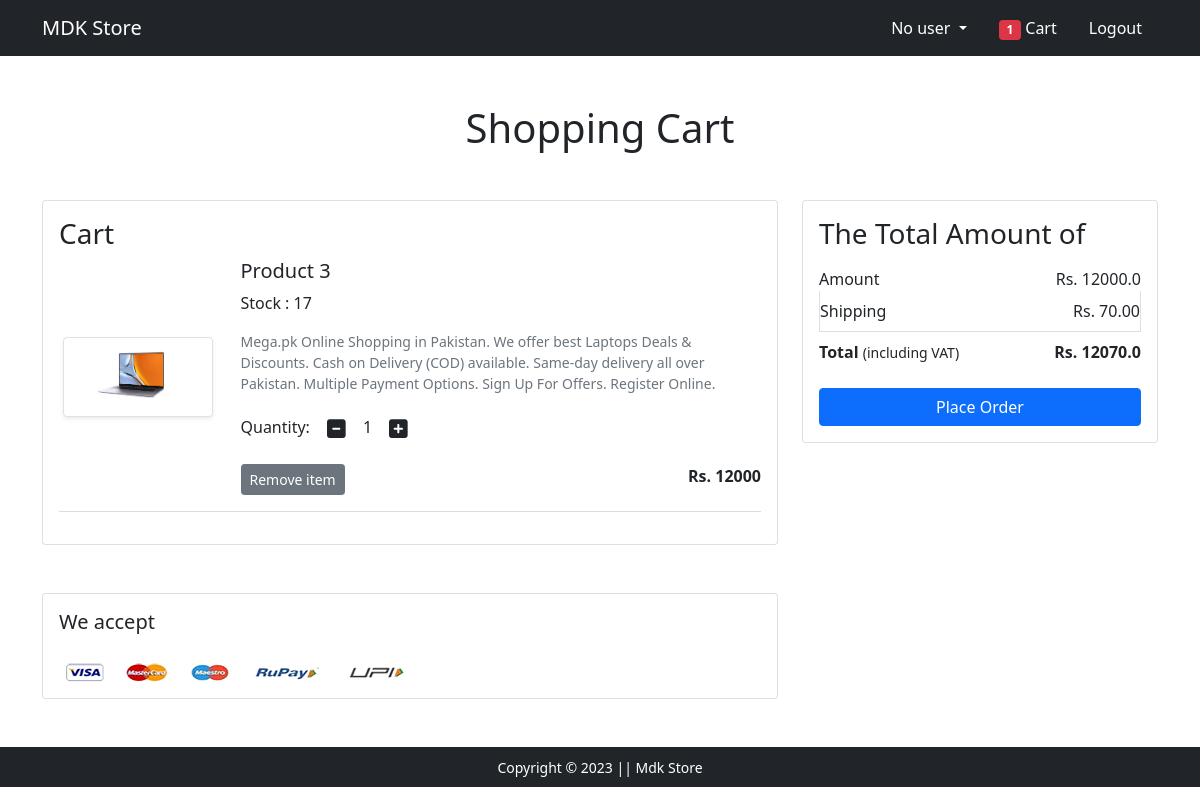
The app's page /cart/ (signed in) with its own data.
### app/models.py (models this page shows, shortened)
class Cart(models.Model):
    user=models.ForeignKey(User, on_delete=models.CASCADE , related_name='user_cart')
    Item=models.ForeignKey(AllProducts, on_delete=models.CASCADE)
    Quantity=models.IntegerField(default=1)

class AllProducts(models.Model):
    title=models.CharField(max_length=200)
    desc=models.CharField(max_length=400)
    img=models.ImageField(upload_to='imgs')
    stock=models.IntegerField(default=0)
    available=models.BooleanField(default=True)
    price=models.IntegerField()

### app/views.py (the view, shortened to what this page needs)
# urls.py: path('cart/', views.show_cart , name='cart'),
def show_cart(request):
    total_items=0
    if request.user.is_authenticated:
        total_items=len(Cart.objects.filter(user=request.user))
        user=request.user
        cart=Cart.objects.filter(user=user)
        amount=0.00
        shipping_amount=70.0
        total_amount=0.0
        cart_product=[p for p in Cart.objects.all() if p.user==user]
        if cart_product:
            for p in cart_product:
                temp_amount=(p.Quantity*p.Item.price)
                amount +=temp_amount
                total_amount=amount+shipping_amount
                print(temp_amount)
            context={
                'carts':cart,
                'tempamount':temp_amount,
                'amount':amount,
                'total_amount':total_amount,
                'total_items':total_items,
            }
            return render(request, 'app/addtocart.html' , context)
    else:
        return redirect('login')

### app/templates/app/addtocart.html (shortened to what this page needs)
{% extends 'app/base.html' %}
{% load static %}
{% block main-content %}
<div class="container my-5">
  <div class="row">
    <h1 class="text-center mb-5">Shopping Cart</h1>
    <div class="col-sm-8">
      <div class="card">
        <div class="card-body">
          <h3>Cart</h3>
          {% for cart in carts %}
          <div class="row">
            <div class="col-sm-3 text-center align-self-center"><img src="{{cart.Item.img.url}}" alt="" srcset=""
                class="img-fluid img-thumbnail shadow-sm" height="150" width="150"> </div>
            <div class="col-sm-9">
              <div>
                <h5>{{cart.Item.title}}</h5>
                <p>Stock :  {{cart.Item.stock}}</p>
                <p class="mb-2 text-muted small">{{cart.Item.desc}}</p>
                <div class="my-3">
                  <label for="quantity">Quantity:</label>
                  <a class="minus-cart btn" pid="{{cart.Item.id}}"><i class="fas fa-minus-square fa-lg"></i></a>
                  <span id="quantity">{{cart.Quantity}}</span>
                  <a class="plus-cart btn" pid="{{cart.Item.id}}"><i class="fas fa-plus-square fa-lg"></i></a>
                </div>
                <div class="d-flex justify-content-between">
                  <a href="#" class="btn btn-sm btn-secondary mr-3 remove" id="cid" pid="{{cart.Item.id}}">Remove item
                  </a>
                  <p class="mb-0"><span><strong id="itemPrice">Rs. {{cart.Item.price}}</strong></span></p>
                </div>
              </div>
            </div>
          </div>
          <hr class="text-muted">
          {% endfor %}
        </div>
      </div>
    </div>
    <div class="col-sm-4">
      <div class="card">
        <div class="card-body">
          <h3>The Total Amount of</h3>
          <ul class="list-group">
            <li class="list-group-item d-flex justify-content-between align-items-center border-0 px-0 pb-0">Amount<span
                id="am">Rs. {{amount}}</span></li>
            <li class="list-group-item d-flex justify-content-between align-items-center px-0">Shipping<span>Rs.
                70.00</span></li>
            <li class="list-group-item d-flex justify-content-between align-items-center border-0 px-0 mb-3">
              <div>
                <strong>Total</strong> <small>(including VAT)</small>
              </div>
              <span><strong id="tm">Rs. {{total_amount}}</strong></span>
            </li>
          </ul>
          <div class="d-grid"><a href="{% url 'checkout' %}" class="btn btn-primary">Place Order</a></div>
        </div>
      </div>
    </div>
  </div>
</div>
<div class="container">
  <div class="row">
    <div class="col-sm-8">
      <div class="card">
        <div class="card-body">
          <h5 class="mb-4">We accept</h5>
          <img src="{% static 'app/images/payment.png' %}" alt="" class="img-fluid">
        </div>
      </div>
    </div>
  </div>
</div>
{% endblock main-content %}

### records on screen
Cart: Item.img (picture), Item "Product 3", Item.stock "17", Item.desc "Mega.pk Online Shopping in Pakistan. We offer best Laptops Deals & Discounts. Cash on Delivery (COD) available. Same-day delivery all over Pakistan. Multiple Payment Options. Sign Up For Offers. Register Online.", Quantity "1", Item.price "12000"

### other values on screen
{{ total_items }} "1"
{{ amount }} "12000.0"
{{ total_amount }} "12070.0"
